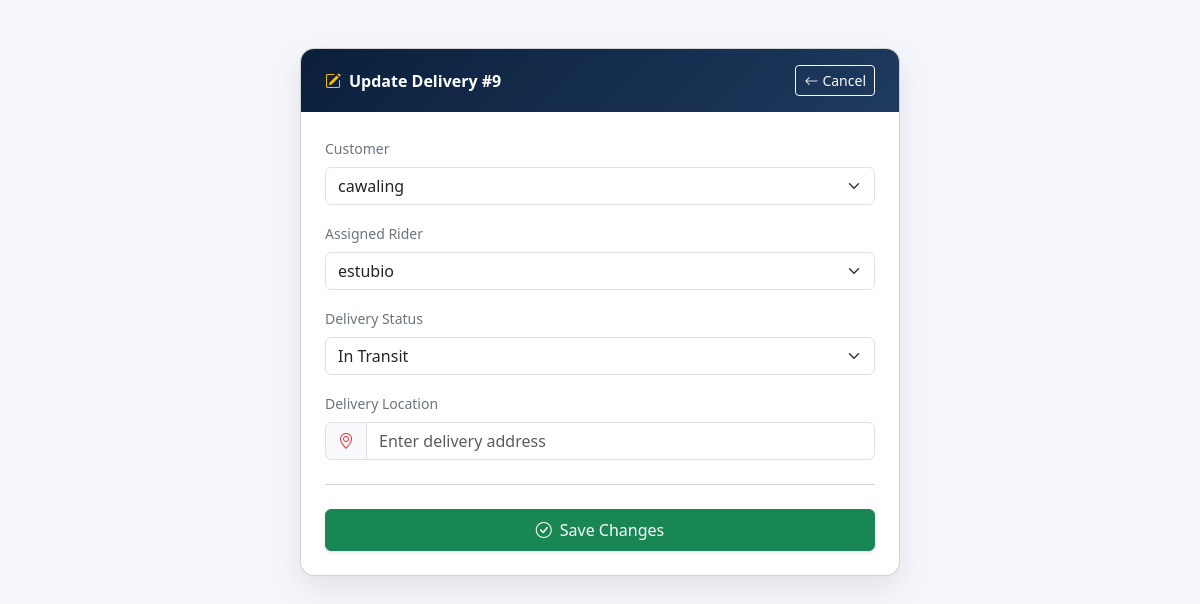
Before: /delivery/update/9/ (signed in) with the older database file.
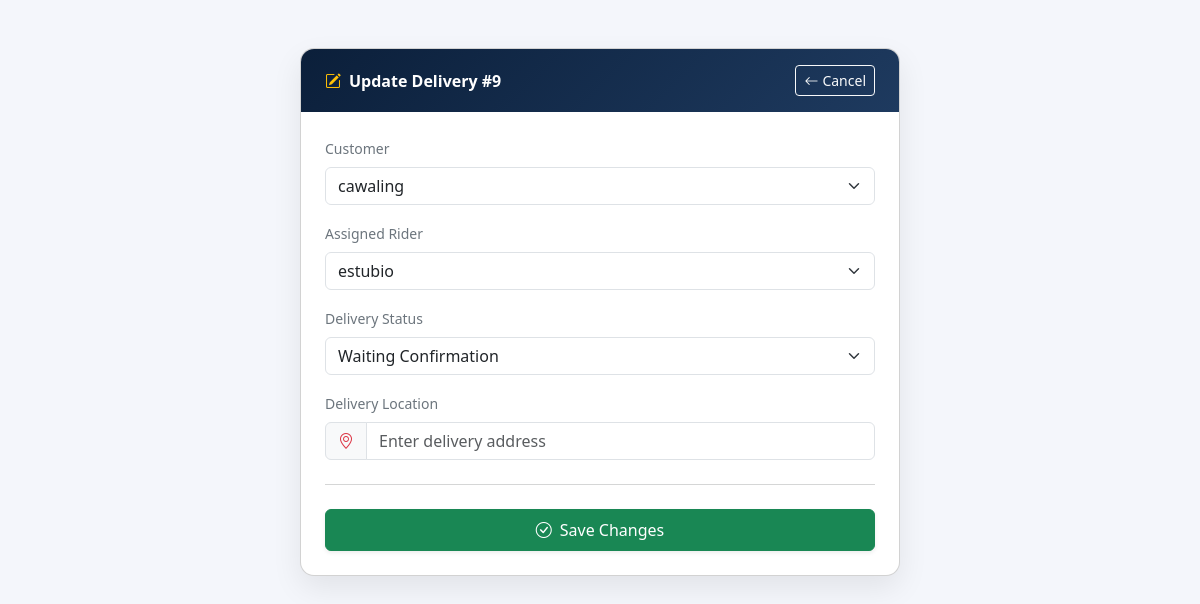
After: the same page with the newer database file.
### core/models.py (models this page shows, shortened)
class Delivery(models.Model):
    STATUS_CHOICES = [
        ('Pending', 'Pending'),
        ('In Transit', 'In Transit'),
        ('Delivered', 'Delivered'),
        ('Failed', 'Failed'),
        ('Waiting Confirmation', 'Waiting Confirmation'),
    ]
    customer = models.ForeignKey(
        CustomUser,
        on_delete=models.CASCADE,
        related_name='customer_deliveries'
    )
    rider = models.ForeignKey(
        CustomUser,
        on_delete=models.SET_NULL,
        null=True,
        blank=True,
        related_name='rider_deliveries'
    )
    address = models.TextField()
    status = models.CharField(
        max_length=20,
        choices=STATUS_CHOICES,
        default='Pending'
    )
    confirmation_status = models.CharField(
        max_length=30,
        default='Pending'
    )
    latitude = models.FloatField(null=True, blank=True)
    longitude = models.FloatField(null=True, blank=True)
    expected_latitude = models.FloatField(null=True, blank=True)
    expected_longitude = models.FloatField(null=True, blank=True)
    alert_triggered = models.BooleanField(default=False)
    created_at = models.DateTimeField(auto_now_add=True)
    last_updated = models.DateTimeField(auto_now=True)
    customer_confirmed = models.BooleanField(default=False)
    rider_requested_confirmation = models.BooleanField(default=False)
    proof_image = models.ImageField(
        upload_to='proof/',
        null=True,
        blank=True
    )
    signature = models.ImageField(
        upload_to='signatures/',
        null=True,
        blank=True
    )

class CustomUser(AbstractUser):
    USER_TYPE_CHOICES = (
        ('admin', 'Admin'),
        ('rider', 'Rider'),
        ('customer', 'Customer'),
    )
    user_type = models.CharField(
        max_length=10,
        choices=USER_TYPE_CHOICES,
        default='customer'
    )
    address = models.TextField(blank=True, null=True)
    contact_number = models.CharField(
        max_length=20,
        blank=True,
        null=True
    )
    profile_picture = models.ImageField(
        upload_to='profiles/',
        null=True,
        blank=True
    )

### core/views.py (the view, shortened to what this page needs)
# urls.py: path('delivery/update/<int:pk>/', views.update_delivery, name='update_delivery'),
@login_required
def update_delivery(request, pk):
    delivery = get_object_or_404(Delivery, id=pk)
    customers = CustomUser.objects.filter(user_type='customer')
    riders = CustomUser.objects.filter(user_type='rider')
    return render(request, 'update_delivery.html', {
        'delivery': delivery,
        'customers': customers,
        'riders': riders
    })

### core/templates/update_delivery.html (shortened to what this page needs)
<!DOCTYPE html>
<html lang="en">
<head>
    <link href="https://cdn.jsdelivr.net/npm/bootstrap@5.3.0/dist/css/bootstrap.min.css" rel="stylesheet">
    <link href="https://cdn.jsdelivr.net/npm/bootstrap-icons/font/bootstrap-icons.css" rel="stylesheet">
</head>
<body>
<div class="container page-wrap py-5">
    <div class="card form-card border-none w-100 mx-auto" style="max-width: 600px;">
        <div class="form-header-title text-white px-4 py-3 d-flex align-items-center justify-content-between">
            <span class="fw-semibold">
                <i class="bi bi-pencil-square me-2 text-warning"></i>Update Delivery #{{ delivery.id }}
            </span>
            <a href="javascript:history.back()" class="btn btn-sm btn-outline-light d-inline-flex align-items-center gap-1 opacity-90 hover-opacity-100 transition-all">
                <i class="bi bi-arrow-left"></i> Cancel
            </a>
        </div>
        <div class="card-body p-4">
            <form method="POST">
                <div class="mb-3">
                    <label for="customer" class="form-label fw-medium text-secondary small">Customer</label>
                    <select name="customer" id="customer" class="form-select text-dark" required>
                        {% for c in customers %}
                            <option value="{{ c.id }}" {% if c.id == delivery.customer.id %}selected{% endif %}>
                                {{ c.username }}
                            </option>
                        {% endfor %}
                    </select>
                </div>
                <div class="mb-3">
                    <label for="rider" class="form-label fw-medium text-secondary small">Assigned Rider</label>
                    <select name="rider" id="rider" class="form-select text-dark">
                        {% for r in riders %}
                            <option value="{{ r.id }}" {% if delivery.rider and r.id == delivery.rider.id %}selected{% endif %}>
                                {{ r.username }}
                            </option>
                        {% endfor %}
                    </select>
                </div>
                <div class="mb-3">
                    <label for="status" class="form-label fw-medium text-secondary small">Delivery Status</label>
                    <select name="status" id="status" class="form-select text-dark" required>
                        <option value="Waiting Confirmation" {% if delivery.status == "Waiting Confirmation" %}selected{% endif %}>Waiting Confirmation</option>
                        <option value="In Transit" {% if delivery.status == "In Transit" %}selected{% endif %}>In Transit</option>
                    </select>
                </div>
                <div class="mb-4">
                    <label for="location" class="form-label fw-medium text-secondary small">Delivery Location</label>
                    <div class="input-group">
                        <span class="input-group-text bg-light text-danger"><i class="bi bi-geo-alt"></i></span>
                        <input type="text" name="location" id="location" class="form-control" value="{{ delivery.location }}" placeholder="Enter delivery address" required>
                    </div>
                </div>
                <hr class="text-muted opacity-25 my-4">
                <div class="d-grid">
                    <button type="submit" class="btn btn-success fw-medium py-2 shadow-sm d-inline-flex align-items-center justify-content-center gap-2">
                        <i class="bi bi-check-circle"></i> Save Changes
                    </button>
                </div>
            </form>
        </div>
    </div>
</div>
</body>
</html>

### core/templates/update_delivery.html (style rules this page uses)
body { background: #f4f6fb; font-family: "Segoe UI", sans-serif; }
.page-wrap { min-height: 100vh; }
.form-card { background: #fff; border-radius: 14px; box-shadow: 0 12px 30px rgba(0,0,0,0.08); overflow: hidden; }
.form-header-title { background: linear-gradient(135deg, #0b1f3a, #1e3a5f); }

Changed rows visible on the page:
changed Delivery "cawaling": status "In Transit" → "Waiting Confirmation"
